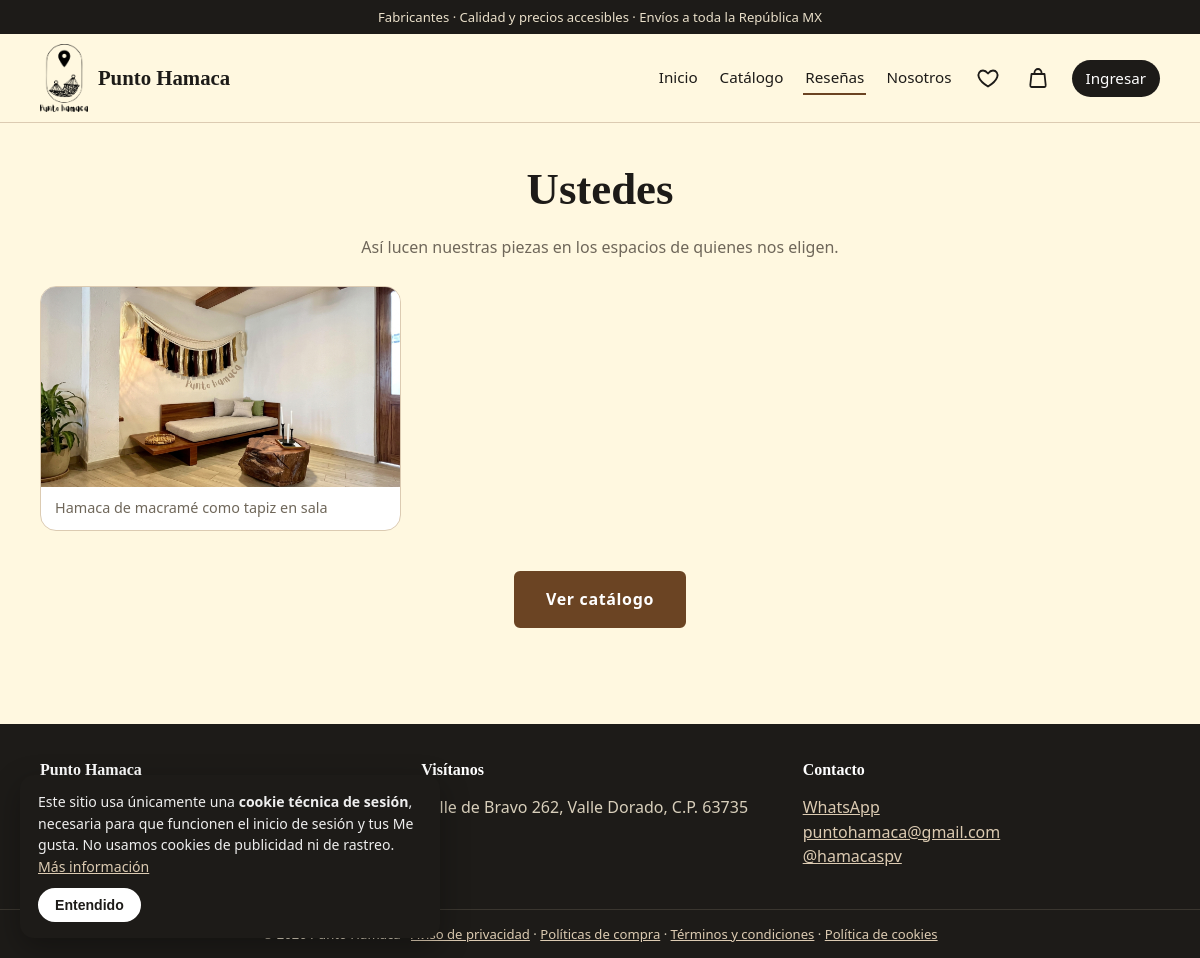
The page /inspiraciones.php on the database its author committed.
### tables this page shows
CREATE TABLE `inspiraciones` (
  `id` int(11) NOT NULL AUTO_INCREMENT,
  `titulo` varchar(120) NOT NULL DEFAULT '',
  `imagen` varchar(255) NOT NULL,
  `creado` timestamp NOT NULL DEFAULT current_timestamp(),
  `descripcion` text DEFAULT NULL,
  `producto_id` int(11) DEFAULT NULL,
  PRIMARY KEY (`id`),
  KEY `fk_insp_prod` (`producto_id`),
  CONSTRAINT `fk_insp_prod` FOREIGN KEY (`producto_id`) REFERENCES `productos` (`id`) ON DELETE SET NULL
);

### includes/db.php (called while the page is built, shortened)
<?php
function db(): PDO {
    $opts = [PDO::ATTR_ERRMODE => PDO::ERRMODE_EXCEPTION, PDO::ATTR_DEFAULT_FETCH_MODE => PDO::FETCH_ASSOC];
    $pdo = new PDO('mysql:host=' . DB_HOST . ';dbname=' . DB_NAME . ';charset=utf8mb4', DB_USER, DB_PASS, $opts);
    init_schema($pdo);
    return $pdo;
}
function init_schema(PDO $pdo): void {
    $pdo->exec("CREATE TABLE IF NOT EXISTS usuarios (
        id INT AUTO_INCREMENT PRIMARY KEY,
        usuario VARCHAR(50) NOT NULL UNIQUE,
        correo VARCHAR(120) NOT NULL UNIQUE,
        password VARCHAR(255) NOT NULL,
        rol ENUM('cliente','admin','superadmin') NOT NULL DEFAULT 'cliente',
        creado TIMESTAMP DEFAULT CURRENT_TIMESTAMP
    )");
    $pdo->exec("CREATE TABLE IF NOT EXISTS productos (
        id INT AUTO_INCREMENT PRIMARY KEY,
        nombre VARCHAR(150) NOT NULL,
        descripcion TEXT,
        precio DECIMAL(10,2) NOT NULL DEFAULT 0,
        categoria VARCHAR(50) NOT NULL DEFAULT 'Hamacas',
        medidas VARCHAR(150) DEFAULT '',
        material VARCHAR(150) DEFAULT '',
        capacidad VARCHAR(60) DEFAULT '',
        colores TEXT,
        imagen VARCHAR(255) DEFAULT NULL,
        creado TIMESTAMP DEFAULT CURRENT_TIMESTAMP
    )");
    $pdo->exec("CREATE TABLE IF NOT EXISTS favoritos (
        usuario_id INT NOT NULL,
        producto_id INT NOT NULL,
        PRIMARY KEY (usuario_id, producto_id),
        FOREIGN KEY (usuario_id) REFERENCES usuarios(id) ON DELETE CASCADE,
        FOREIGN KEY (producto_id) REFERENCES productos(id) ON DELETE CASCADE
    )");
    $col = $pdo->query("SHOW COLUMNS FROM usuarios LIKE 'logins'")->fetch();
    if (!$pdo->query("SHOW COLUMNS FROM productos LIKE 'disponibilidad'")->fetch()) {
        $pdo->exec("ALTER TABLE productos ADD COLUMN disponibilidad VARCHAR(10) NOT NULL DEFAULT 'pedido'");
    }
    if (!$pdo->query("SHOW COLUMNS FROM productos LIKE 'mas_vendido'")->fetch()) {
        $pdo->exec('ALTER TABLE productos ADD COLUMN mas_vendido TINYINT(1) NOT NULL DEFAULT 0');
    }
    $pdo->exec("CREATE TABLE IF NOT EXISTS inspiraciones (
        id INT AUTO_INCREMENT PRIMARY KEY,
        titulo VARCHAR(120) NOT NULL DEFAULT '',
        imagen VARCHAR(255) NOT NULL,
        creado TIMESTAMP DEFAULT CURRENT_TIMESTAMP
    )");
    if (!$pdo->query("SHOW COLUMNS FROM inspiraciones LIKE 'descripcion'")->fetch()) {
        $pdo->exec('ALTER TABLE inspiraciones ADD COLUMN descripcion TEXT NULL, ADD COLUMN producto_id INT NULL,
            ADD CONSTRAINT fk_insp_prod FOREIGN KEY (producto_id) REFERENCES productos(id) ON DELETE SET NULL');
    }
    if (!(int)$pdo->query('SELECT COUNT(*) FROM inspiraciones')->fetchColumn()) {
        $pdo->prepare('INSERT INTO inspiraciones (titulo, imagen, descripcion) VALUES (?,?,?)')
            ->execute(['Tapiz de macramé en sala', 'assets/imagenes/imagen-portada.jpg',
                'Un tapiz de macramé con flecos en tonos tierra convierte una pared sencilla en el centro de la sala. Combina con maderas, fibras naturales y mucha luz.']);
    }
    $pdo->exec("CREATE TABLE IF NOT EXISTS resenas (
        id INT AUTO_INCREMENT PRIMARY KEY,
        producto_id INT NOT NULL,
        usuario_id INT NOT NULL,
        calificacion TINYINT NOT NULL,
        comentario VARCHAR(200) NOT NULL DEFAULT '',
        creado TIMESTAMP DEFAULT CURRENT_TIMESTAMP,
        UNIQUE KEY uq_resena (producto_id, usuario_id),
        FOREIGN KEY (producto_id) REFERENCES productos(id) ON DELETE CASCADE,
        FOREIGN KEY (usuario_id) REFERENCES usuarios(id) ON DELETE CASCADE
    )");
    $pdo->exec("CREATE TABLE IF NOT EXISTS resena_fotos (
        id INT AUTO_INCREMENT PRIMARY KEY,
        resena_id INT NOT NULL,
        archivo VARCHAR(255) NOT NULL,
        FOREIGN KEY (resena_id) REFERENCES resenas(id) ON DELETE CASCADE
    )");
    $rolCol = $pdo->query("SHOW COLUMNS FROM usuarios LIKE 'rol'")->fetch();
    if (!$pdo->query("SHOW COLUMNS FROM usuarios LIKE 'nombre'")->fetch()) {
        $pdo->exec("ALTER TABLE usuarios ADD COLUMN nombre VARCHAR(60) NOT NULL DEFAULT '', ADD COLUMN apellido VARCHAR(60) NOT NULL DEFAULT ''");
    }
    if (!$pdo->query("SHOW COLUMNS FROM usuarios LIKE 'celular'")->fetch()) {
        $pdo->exec("ALTER TABLE usuarios ADD COLUMN celular VARCHAR(10) NOT NULL DEFAULT ''");
    }
    $pdo->exec("CREATE TABLE IF NOT EXISTS direcciones (
        id INT AUTO_INCREMENT PRIMARY KEY,
        usuario_id INT NOT NULL,
        recibe VARCHAR(120) NOT NULL,
        calle VARCHAR(150) NOT NULL,
        colonia VARCHAR(100) NOT NULL,
        ciudad VARCHAR(100) NOT NULL,
        estado VARCHAR(60) NOT NULL,
        cp CHAR(5) NOT NULL,
        referencias VARCHAR(200) NOT NULL DEFAULT '',
        predeterminada TINYINT(1) NOT NULL DEFAULT 0,
        creado TIMESTAMP DEFAULT CURRENT_TIMESTAMP,
        FOREIGN KEY (usuario_id) REFERENCES usuarios(id) ON DELETE CASCADE
    )");
    $pdo->exec("CREATE TABLE IF NOT EXISTS colgaderas (
        id INT AUTO_INCREMENT PRIMARY KEY,
        nombre VARCHAR(80) NOT NULL,
        descripcion VARCHAR(300) NOT NULL DEFAULT '',
        imagen VARCHAR(255) DEFAULT NULL,
        icono VARCHAR(20) NOT NULL DEFAULT 'hilo',
        activa TINYINT(1) NOT NULL DEFAULT 1,
        orden INT NOT NULL DEFAULT 0,
        creado TIMESTAMP DEFAULT CURRENT_TIMESTAMP
    )");
    if (!(int)$pdo->query('SELECT COUNT(*) FROM colgaderas')->fetchColumn()) {
        $st = $pdo->prepare('INSERT INTO colgaderas (nombre,descripcion,icono,orden) VALUES (?,?,?,?)');
        foreach ([
            ['Modelo 1', '', 'hilo', 1],
            ['Modelo 2', '', 'telar', 2],
            ['Modelo 3', '', 'macrame', 3],
            ['Modelo 4', '', 'borlas', 4],
        ] as $r) $st->execute($r);
    }
    $pdo->exec("CREATE TABLE IF NOT EXISTS mayoreo (
        id INT AUTO_INCREMENT PRIMARY KEY,
        empresa VARCHAR(150) NOT NULL,
        giro VARCHAR(80) NOT NULL,
        contacto VARCHAR(100) NOT NULL,
        puesto VARCHAR(80) NOT NULL DEFAULT '',
        correo VARCHAR(120) NOT NULL,
        celular VARCHAR(10) NOT NULL,
        rfc VARCHAR(13) NOT NULL DEFAULT '',
        ciudad VARCHAR(100) NOT NULL,
        estado VARCHAR(60) NOT NULL,
        interes VARCHAR(255) NOT NULL,
        cantidad VARCHAR(40) NOT NULL,
        fecha DATE NULL,
        comentarios TEXT NULL,
        atendida TINYINT(1) NOT NULL DEFAULT 0,
        creado TIMESTAMP DEFAULT CURRENT_TIMESTAMP
    )");
    if (!$pdo->query("SHOW COLUMNS FROM direcciones LIKE 'numero'")->fetch()) {
        $pdo->exec("ALTER TABLE direcciones ADD COLUMN numero VARCHAR(30) NOT NULL DEFAULT '' AFTER calle");
    }
    $pdo->exec("CREATE TABLE IF NOT EXISTS login_intentos (
        id INT AUTO_INCREMENT PRIMARY KEY,
        ip VARCHAR(45) NOT NULL,
        usuario VARCHAR(120) NOT NULL,
        creado TIMESTAMP DEFAULT CURRENT_TIMESTAMP,
        INDEX (usuario), INDEX (ip)
    )");
    if (!(int)$pdo->query("SELECT COUNT(*) FROM usuarios WHERE rol='admin'")->fetchColumn()) {
        $pdo->prepare("INSERT INTO usuarios (usuario,correo,password,rol,pass_inicial) VALUES (?,?,?,'admin',1)")
            ->execute(['admin', 'admin@punto-hamaca.mx', password_hash('hamaca2027', PASSWORD_DEFAULT)]);
    }
    if (!(int)$pdo->query('SELECT COUNT(*) FROM productos')->fetchColumn()) {
        $neg = ['nombre' => 'Negro', 'hex' => '#1f1f1f'];
        $cru = ['nombre' => 'Crudo', 'hex' => '#e8dcc4'];
        $mos = ['nombre' => 'Mostaza', 'hex' => '#c99a2e'];
        $ver = ['nombre' => 'Verde militar', 'hex' => '#5b6b57'];
        $azu = ['nombre' => 'Azul marino', 'hex' => '#2f4a6b'];
        $gri = ['nombre' => 'Gris', 'hex' => '#7c7f86'];
        $roj = ['nombre' => 'Terracota', 'hex' => '#b5523a'];
        $esm = ['nombre' => 'Esmeralda', 'hex' => '#2f6b57'];
        $seed = [
            ['Hamaca Matrimonial Flecos Negros', 'Hamaca tejida a mano con flecos largos. Ideal para terrazas y habitaciones. Fabricada en Puerto Vallarta.', 1450, 'Hamacas', '2.40 m x 1.60 m', 'Hilo de algodón', '250 kg', [$neg, $cru, $mos, $gri]],
            ['Hamaca Macramé Dorada', 'Hamaca con macramé artesanal en la orilla y acabado de flecos. Una pieza decorativa y cómoda.', 1890, 'Hamacas', '2.60 m x 1.70 m', 'Algodón y macramé', '250 kg', [$mos, $cru, $neg]],
            ['Hamaca Tipo Americana', 'Hamaca con barras de madera para mayor apertura. Perfecta para jardín o patio.', 1650, 'Hamacas', '2.30 m x 1.50 m', 'Nylon y madera', '200 kg', [$ver, $azu, $gri]],
            ['Hamaca Arcoíris', 'Colorida, alegre y resistente. Flecos multicolor sobre base crudo.', 1550, 'Hamacas', '2.40 m x 1.60 m', 'Hilo de algodón', '250 kg', [$cru, $roj, $esm]],
            ['Silla Columpio Macramé', 'Silla colgante de macramé con asiento redondo y flecos. Incluye cuerda de suspensión.', 1250, 'Columpios', 'Ø 80 cm · caída 1.5 m', 'Cuerda de algodón', '120 kg', [$cru, $neg]],
            ['Silla Hamaca con Borlas', 'Silla hamaca estilo yucateco con barra de madera y borlas negras.', 1350, 'Sillas', '1.10 m de alto', 'Algodón y madera', '130 kg', [$cru, $azu, $neg]],
            ['Tapiz Macramé Decorativo', 'Pieza de pared en macramé con flecos, para dar calidez a sala o recámara.', 890, 'Decoración', '1.00 m x 1.20 m', 'Hilo de algodón', '—', [$mos, $neg, $gri]],
            ['Lámpara de Cuerda Trenzada', 'Lámpara de piso con pantalla de fibra natural y base de cuerda trenzada.', 2400, 'Decoración', '1.40 m de alto', 'Fibra natural y cuerda', '—', [$cru, $neg]],
        ];
        $st = $pdo->prepare('INSERT INTO productos (nombre,descripcion,precio,categoria,medidas,material,capacidad,colores) VALUES (?,?,?,?,?,?,?,?)');
        foreach ($seed as $s) {
            $s[7] = json_encode($s[7], JSON_UNESCAPED_UNICODE);
            $st->execute($s);
        }
    }
}

### inspiraciones.php (the view, shortened to what this page needs)
<?php
require __DIR__ . '/includes/functions.php';
$fotos = db()->query('SELECT * FROM inspiraciones ORDER BY id DESC')->fetchAll();
?>
<div class="wrap section">
  <div class="section-head center">
    <h1>Ustedes</h1>
    <p class="muted">Así lucen nuestras piezas en los espacios de quienes nos eligen.</p>
  </div>
  <?php if (!$fotos): ?>
    <p class="empty">Pronto compartiremos nuevas ideas.</p>
  <?php else: ?>
  <div class="insp-grid">
    <?php foreach ($fotos as $f): ?>
      <a class="insp-link" href="<?= e(root_url('inspiracion.php?id=' . $f['id'])) ?>">
        <figure class="insp-item">
          <img src="<?= e(insp_url($f['imagen'])) ?>" alt="<?= e($f['titulo'] ?: 'Reseña Punto Hamaca') ?>" loading="lazy">
          <?php if ($f['titulo'] !== ''): ?><figcaption><?= e($f['titulo']) ?></figcaption><?php endif; ?>
        </figure>
      </a>
    <?php endforeach; ?>
  </div>
  <?php endif; ?>
  <p class="center-text"><a class="btn accent" href="<?= e(root_url('tienda.php')) ?>">Ver catálogo</a></p>
</div>

### assets/css/style.css (style rules this page uses)
:root { --bg:#fff8e0;--ink:#1d1b18;--muted:#6f675a;--line:#dccbb2;--card:#fff;--tan:#dccbb2;--tan-soft:rgba(220,203,178,.45);--brown-m:#937355;--accent:#6b4423;--accent-d:#4f3219;--green:#2b6b25;--leaf:#5b9158;--leaf-soft:#deeddd;--leaf-d:#1f4f1b;--red:#b5392a;--r:16px }
* { box-sizing:border-box }
body { margin:0;font-family:"Segoe UI",system-ui,-apple-system,sans-serif;background:var(--bg);color:var(--ink);line-height:1.55 }
a { color:inherit }
img { max-width:100% }
h1,h2,h3,h4 { font-family:Georgia,"Times New Roman",serif;line-height:1.2;margin:0 0 .5em }
h1 { font-size:clamp(1.8rem,4vw,2.8rem) }
.wrap { max-width:1160px;margin:0 auto;padding:0 20px }
.section { padding:40px 20px }
.btn { display:inline-block;background:var(--ink);color:#fff;border:2px solid var(--ink);padding:11px 22px;border-radius:99px;text-decoration:none;font-weight:600;cursor:pointer;font-size:1rem;transition:.15s }
.section-head { display:flex;justify-content:space-between;align-items:center;gap:12px;flex-wrap:wrap;margin-bottom:18px }
.section-head h1,.section-head h2 { margin:0 }
.section-head.center { flex-direction:column;justify-content:center;text-align:center;margin-bottom:26px }
.section-head.center p.muted { margin:6px 0 0;color:var(--muted) }
.center-text { text-align:center;margin-top:30px }
.insp-grid { columns:3 260px;column-gap:18px }
.insp-link { display:block;text-decoration:none;break-inside:avoid }
.insp-item { margin:0 0 18px;break-inside:avoid;border-radius:var(--r);overflow:hidden;background:#fff;border:1px solid var(--line);cursor:pointer }
.insp-item img { display:block;width:100%;height:auto;transition:transform .3s }
.insp-item figcaption { padding:10px 14px;font-size:.9rem;color:var(--muted) }
.btn.accent { background:var(--accent);border-color:var(--accent);color:#fff;border-radius:6px;padding:14px 30px;letter-spacing:.04em;margin-top:10px }

### rows shown on the page
inspiraciones: imagen (picture), titulo "Hamaca de macramé como tapiz en sala"

### other values the page prints
$label "Inicio"
$label "Catálogo"
$label "Reseñas"
$label "Nosotros"
LEGAL_DOMICILIO "Valle de Bravo 262, Valle Dorado, C.P. 63735"
LEGAL_EMAIL "puntohamaca@gmail.com"
